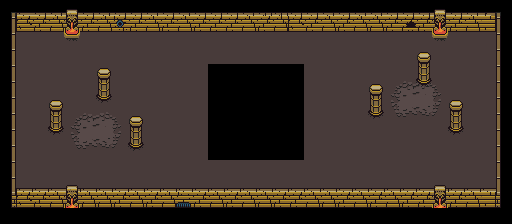

This is a level from a 2D game, rendered from its Tiled map with the project's own tilesets. A one-line summary and the complete map file follow:
An orthogonal 32x14 tile map with 16x16 px tiles, 5 tile layers (Floor1, Floor2 (Decoration), Walls (Collidable), Items1 (Collidable), ...), 1 hidden layer not drawn.

<map version="1.2" tiledversion="1.2.1" orientation="orthogonal" renderorder="right-down" width="32" height="14" tilewidth="16" tileheight="16" infinite="0" nextlayerid="7" nextobjectid="1">
 <tileset firstgid="1" source="../../../../tilesets/actual/UltimateTileset.tsx" />
 <layer id="1" name="Floor1" width="32" height="14">
  <data encoding="csv">
0,0,0,0,0,0,0,0,0,0,0,0,0,0,0,0,0,0,0,0,0,0,0,0,0,0,0,0,0,0,0,0,
0,0,0,0,0,0,0,0,0,0,0,0,0,0,0,0,0,0,0,0,0,0,0,0,0,0,0,0,0,0,0,0,
0,143,143,143,143,143,143,143,143,143,143,143,143,143,143,143,143,143,143,143,143,143,143,143,143,143,143,143,143,143,143,0,
0,143,143,143,143,143,143,143,143,143,143,143,143,143,143,143,143,143,143,143,143,143,143,143,143,143,143,143,143,143,143,0,
0,143,143,143,143,143,143,143,143,143,143,143,143,0,0,0,0,0,0,143,143,143,143,143,143,143,143,143,143,143,143,0,
0,143,143,143,143,143,143,143,143,143,143,143,143,0,0,0,0,0,0,143,143,143,143,143,143,143,143,143,143,143,143,0,
0,143,143,143,143,143,143,143,143,143,143,143,143,0,0,0,0,0,0,143,143,143,143,143,143,143,143,143,143,143,143,0,
0,143,143,143,143,143,143,143,143,143,143,143,143,0,0,0,0,0,0,143,143,143,143,143,143,143,143,143,143,143,143,0,
0,143,143,143,143,143,143,143,143,143,143,143,143,0,0,0,0,0,0,143,143,143,143,143,143,143,143,143,143,143,143,0,
0,143,143,143,143,143,143,143,143,143,143,143,143,0,0,0,0,0,0,143,143,143,143,143,143,143,143,143,143,143,143,0,
0,143,143,143,143,143,143,143,143,143,143,143,143,143,143,143,143,143,143,143,143,143,143,143,143,143,143,143,143,143,143,0,
0,143,143,143,143,143,143,143,143,143,143,143,143,143,143,143,143,143,143,143,143,143,143,143,143,143,143,143,143,143,143,0,
0,0,0,0,0,0,0,0,0,0,0,0,0,0,0,0,0,0,0,0,0,0,0,0,0,0,0,0,0,0,0,0,
0,0,0,0,0,0,0,0,0,0,0,0,0,0,0,0,0,0,0,0,0,0,0,0,0,0,0,0,0,0,0,0
</data>
 </layer>
 <layer id="2" name="Floor2 (Decoration)" width="32" height="14">
  <data encoding="csv">
0,0,0,0,0,0,0,0,0,0,0,0,0,0,0,0,0,0,0,0,0,0,0,0,0,0,0,0,0,0,0,0,
0,0,0,0,0,0,0,0,0,0,0,0,0,0,0,0,0,0,0,0,0,0,0,0,0,0,0,0,0,0,0,0,
0,0,0,0,0,0,0,0,0,0,0,0,0,0,0,0,0,0,0,0,0,0,0,0,0,0,0,0,0,0,0,0,
0,0,0,0,0,0,0,0,0,0,0,0,0,0,0,0,0,0,0,0,0,0,0,0,0,0,0,0,0,0,0,0,
0,0,0,0,0,0,0,0,0,0,0,0,0,0,0,0,0,0,0,0,0,0,0,0,0,0,0,0,0,0,0,0,
0,0,0,0,0,0,0,0,0,0,0,0,0,0,0,0,0,0,0,0,0,0,0,0,117,118,119,120,0,0,0,0,
0,0,0,0,0,0,0,0,0,0,0,0,0,0,0,0,0,0,0,0,0,0,0,0,133,134,135,136,0,0,0,0,
0,0,0,0,117,118,119,120,0,0,0,0,0,0,0,0,0,0,0,0,0,0,0,0,149,150,151,152,0,0,0,0,
0,0,0,0,133,134,135,136,0,0,0,0,0,0,0,0,0,0,0,0,0,0,0,0,0,0,0,0,0,0,0,0,
0,0,0,0,149,150,151,152,0,0,0,0,0,0,0,0,0,0,0,0,0,0,0,0,0,0,0,0,0,0,0,0,
0,0,0,0,0,0,0,0,0,0,0,0,0,0,0,0,0,0,0,0,0,0,0,0,0,0,0,0,0,0,0,0,
0,0,0,0,0,0,0,0,0,0,0,0,0,0,0,0,0,0,0,0,0,0,0,0,0,0,0,0,0,0,0,0,
0,0,0,0,0,0,0,0,0,0,0,0,0,0,0,0,0,0,0,0,0,0,0,0,0,0,0,0,0,0,0,0,
0,0,0,0,0,0,0,0,0,0,0,0,0,0,0,0,0,0,0,0,0,0,0,0,0,0,0,0,0,0,0,0
</data>
 </layer>
 <layer id="3" name="Walls (Collidable)" width="32" height="14">
  <data encoding="csv">
57,59,61,61,49,61,61,61,61,61,61,61,61,61,61,61,62,62,61,61,61,61,61,61,61,61,61,49,61,61,64,58,
77,28,29,30,65,29,30,26,29,30,29,30,29,29,29,30,29,30,28,29,30,29,30,30,29,46,29,65,29,30,31,78,
77,0,0,0,81,0,0,0,0,0,0,0,0,0,0,0,0,0,0,0,0,0,0,0,0,0,0,81,0,0,0,78,
77,0,0,0,0,0,0,0,0,0,0,0,0,0,0,0,0,0,0,0,0,0,0,0,0,0,51,0,0,0,0,78,
77,0,0,0,0,0,51,0,0,0,0,0,0,0,0,0,0,0,0,0,0,0,0,0,0,0,67,0,0,0,0,78,
77,0,0,0,0,0,67,0,0,0,0,0,0,0,0,0,0,0,0,0,0,0,0,51,0,0,83,0,0,0,0,78,
77,0,0,51,0,0,83,0,0,0,0,0,0,0,0,0,0,0,0,0,0,0,0,67,0,0,0,0,51,0,0,78,
77,0,0,67,0,0,0,0,51,0,0,0,0,0,0,0,0,0,0,0,0,0,0,83,0,0,0,0,67,0,0,78,
77,0,0,83,0,0,0,0,67,0,0,0,0,0,0,0,0,0,0,0,0,0,0,0,0,0,0,0,83,0,0,78,
77,0,0,0,0,0,0,0,83,0,0,0,0,0,0,0,0,0,0,0,0,0,0,0,0,0,0,0,0,0,0,78,
77,0,0,0,0,0,0,0,0,0,0,0,0,0,0,0,0,0,0,0,0,0,0,0,0,0,0,0,0,0,0,78,
77,60,60,60,49,60,60,60,60,60,60,60,60,60,60,60,60,60,60,60,60,60,60,60,60,60,60,49,60,60,60,78,
93,28,29,30,65,30,30,29,30,29,30,43,29,30,29,30,30,29,29,30,30,29,30,29,30,29,29,65,29,30,31,94,
0,0,0,0,0,0,0,0,0,0,0,0,0,0,0,0,0,0,0,0,0,0,0,0,0,0,0,0,0,0,0,0
</data>
 </layer>
 <layer id="4" name="Items1 (Collidable)" width="32" height="14">
  <data encoding="csv">
0,0,0,0,0,0,0,0,0,0,0,0,0,0,0,0,0,0,0,0,0,0,0,0,0,0,0,0,0,0,0,0,
0,0,0,0,0,0,0,0,0,0,0,0,0,0,0,0,0,0,0,0,0,0,0,0,0,0,0,0,0,0,0,0,
0,0,0,0,0,0,0,0,0,0,0,0,0,0,0,0,0,0,0,0,0,0,0,0,0,0,0,0,0,0,0,0,
0,0,0,0,0,0,0,0,0,0,0,0,0,0,0,0,0,0,0,0,0,0,0,0,0,0,0,0,0,0,0,0,
0,0,0,0,0,0,0,0,0,0,0,0,0,0,0,0,0,0,0,0,0,0,0,0,0,0,0,0,0,0,0,0,
0,0,0,0,0,0,0,0,0,0,0,0,0,0,0,0,0,0,0,0,0,0,0,0,0,0,0,0,0,0,0,0,
0,0,0,0,0,0,0,0,0,0,0,0,0,0,0,0,0,0,0,0,0,0,0,0,0,0,0,0,0,0,0,0,
0,0,0,0,0,0,0,0,0,0,0,0,0,0,0,0,0,0,0,0,0,0,0,0,0,0,0,0,0,0,0,0,
0,0,0,0,0,0,0,0,0,0,0,0,0,0,0,0,0,0,0,0,0,0,0,0,0,0,0,0,0,0,0,0,
0,0,0,0,0,0,0,0,0,0,0,0,0,0,0,0,0,0,0,0,0,0,0,0,0,0,0,0,0,0,0,0,
0,0,0,0,0,0,0,0,0,0,0,0,0,0,0,0,0,0,0,0,0,0,0,0,0,0,0,0,0,0,0,0,
0,0,0,0,0,0,0,0,0,0,0,0,0,0,0,0,0,0,0,0,0,0,0,0,0,0,0,0,0,0,0,0,
0,0,0,0,0,0,0,0,0,0,0,0,0,0,0,0,0,0,0,0,0,0,0,0,0,0,0,0,0,0,0,0,
0,0,0,0,0,0,0,0,0,0,0,0,0,0,0,0,0,0,0,0,0,0,0,0,0,0,0,0,0,0,0,0
</data>
 </layer>
 <layer id="5" name="Items2 (Triggerable)" width="32" height="14" visible="0">
  <data encoding="csv">
0,0,0,0,0,0,0,0,0,0,0,0,0,0,0,0,0,0,0,0,0,0,0,0,0,0,0,0,0,0,0,0,
0,0,0,0,0,0,0,0,0,0,0,0,0,0,0,0,0,0,0,0,0,0,0,0,0,0,0,0,0,0,0,0,
0,0,0,0,0,0,0,0,0,0,0,0,0,0,0,0,0,0,0,0,0,0,0,0,0,0,0,0,0,0,0,0,
0,0,0,0,0,0,0,0,0,0,0,0,0,0,0,0,0,0,0,0,0,0,0,0,0,0,0,0,0,0,0,0,
0,0,0,0,0,0,0,0,0,0,0,0,0,0,0,0,0,0,0,0,0,0,0,0,0,0,0,0,273,0,0,0,
0,0,0,0,0,0,0,0,0,0,0,0,0,0,0,0,0,0,0,0,0,0,0,0,0,0,0,0,0,0,0,0,
0,0,0,0,0,0,0,223,0,0,0,0,0,0,0,0,0,0,0,0,0,0,0,0,0,0,0,0,0,0,0,0,
0,0,0,0,0,0,0,0,0,0,0,0,0,0,0,0,0,0,0,0,0,0,0,0,0,0,0,0,0,0,0,0,
0,0,0,0,0,0,0,0,0,0,0,0,0,0,0,0,0,0,0,0,0,0,0,0,0,0,0,0,0,0,0,0,
0,0,0,241,0,0,0,0,0,0,0,0,0,0,0,0,0,0,0,0,0,0,0,0,0,0,0,0,0,0,0,0,
0,0,0,0,0,0,0,0,0,0,0,0,0,0,0,0,0,0,0,0,0,0,0,0,0,0,0,0,0,0,0,0,
0,0,0,0,0,0,0,0,0,0,0,0,0,0,0,0,0,0,0,0,0,0,0,0,0,0,0,0,0,0,0,0,
0,0,0,0,0,0,0,0,0,0,0,0,0,0,0,0,0,0,0,0,0,0,0,0,0,0,0,0,0,0,0,0,
0,0,0,0,0,0,0,0,0,0,0,0,0,0,0,0,0,0,0,0,0,0,0,0,0,0,0,0,0,0,0,0
</data>
 </layer>
 <layer id="6" name="Characters" width="32" height="14">
  <data encoding="csv">
0,0,0,0,0,0,0,0,0,0,0,0,0,0,0,0,0,0,0,0,0,0,0,0,0,0,0,0,0,0,0,0,
0,0,0,0,0,0,0,0,0,0,0,0,0,0,0,0,0,0,0,0,0,0,0,0,0,0,0,0,0,0,0,0,
0,0,0,0,0,0,0,0,0,0,0,0,0,0,0,0,0,0,0,0,0,0,0,0,0,0,0,0,0,0,0,0,
0,0,0,0,0,0,0,0,0,0,0,0,0,0,0,0,0,0,0,0,0,0,0,0,0,0,0,0,0,0,0,0,
0,0,0,0,0,0,0,0,0,0,0,0,0,0,0,0,0,0,0,0,0,0,0,0,0,0,0,0,0,0,0,0,
0,0,0,0,0,0,0,0,0,0,0,0,0,0,0,0,0,0,0,0,0,0,0,0,0,0,0,0,0,0,0,0,
0,0,0,0,0,0,0,0,0,0,0,0,0,0,0,0,0,0,0,0,0,0,0,0,0,0,0,0,0,0,0,0,
0,0,0,0,0,0,0,0,0,0,0,0,0,0,0,0,0,0,0,0,0,0,0,0,0,0,0,0,0,0,0,0,
0,0,0,0,0,0,0,0,0,0,0,0,0,0,0,0,0,0,0,0,0,0,0,0,0,0,0,0,0,0,0,0,
0,0,0,0,0,0,0,0,0,0,0,0,0,0,0,0,0,0,0,0,0,0,0,0,0,0,0,0,0,0,0,0,
0,0,0,0,0,0,0,0,0,0,0,0,0,0,0,0,0,0,0,0,0,0,0,0,0,0,0,0,0,0,0,0,
0,0,0,0,0,0,0,0,0,0,0,0,0,0,0,0,0,0,0,0,0,0,0,0,0,0,0,0,0,0,0,0,
0,0,0,0,0,0,0,0,0,0,0,0,0,0,0,0,0,0,0,0,0,0,0,0,0,0,0,0,0,0,0,0,
0,0,0,0,0,0,0,0,0,0,0,0,0,0,0,0,0,0,0,0,0,0,0,0,0,0,0,0,0,0,0,0
</data>
 </layer>
</map>
